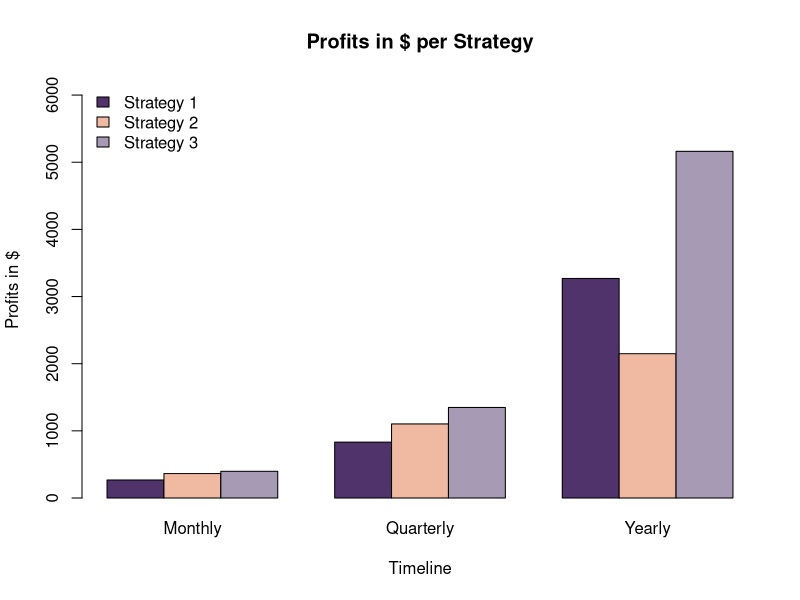
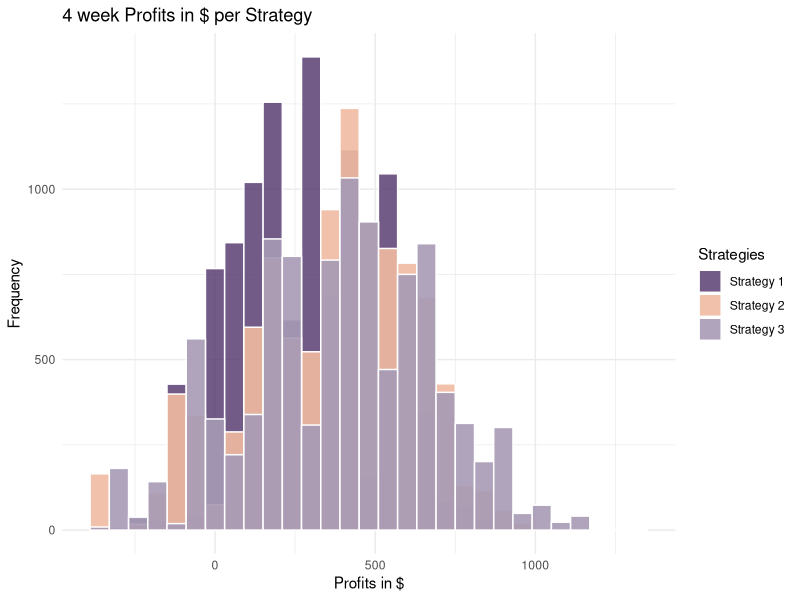
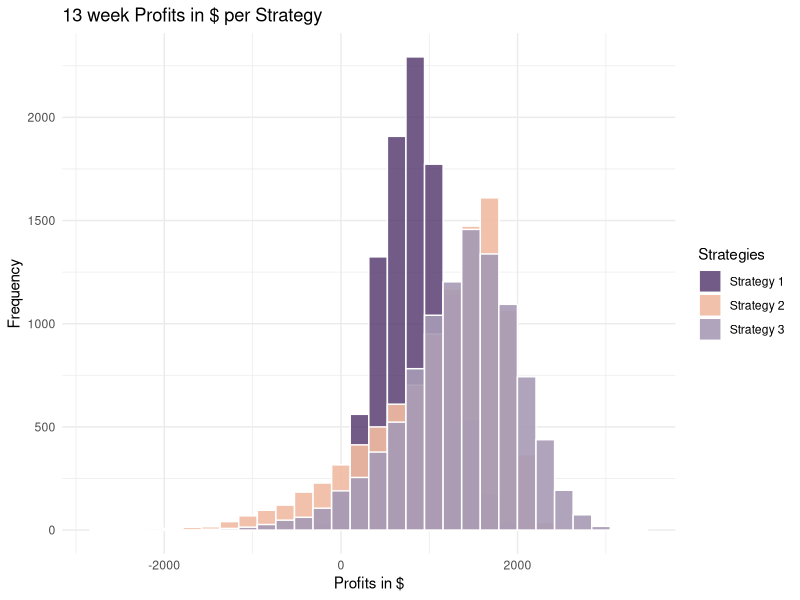
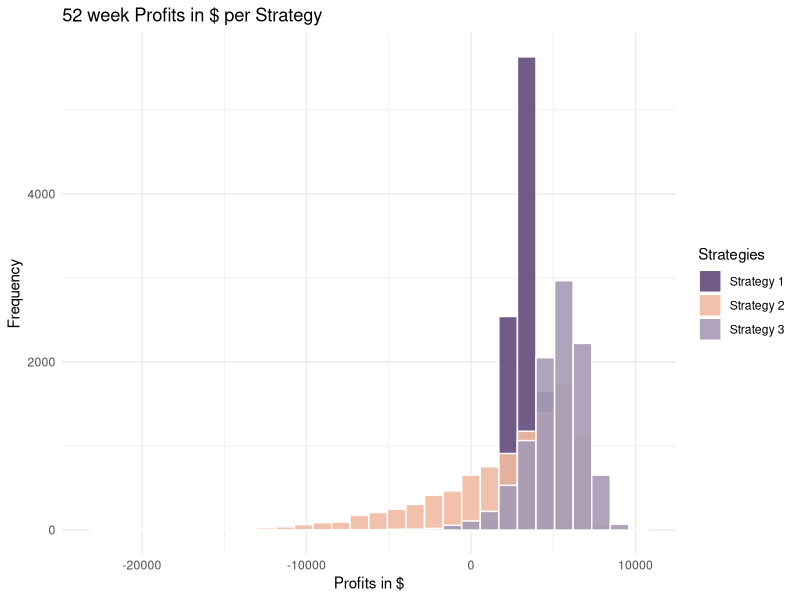
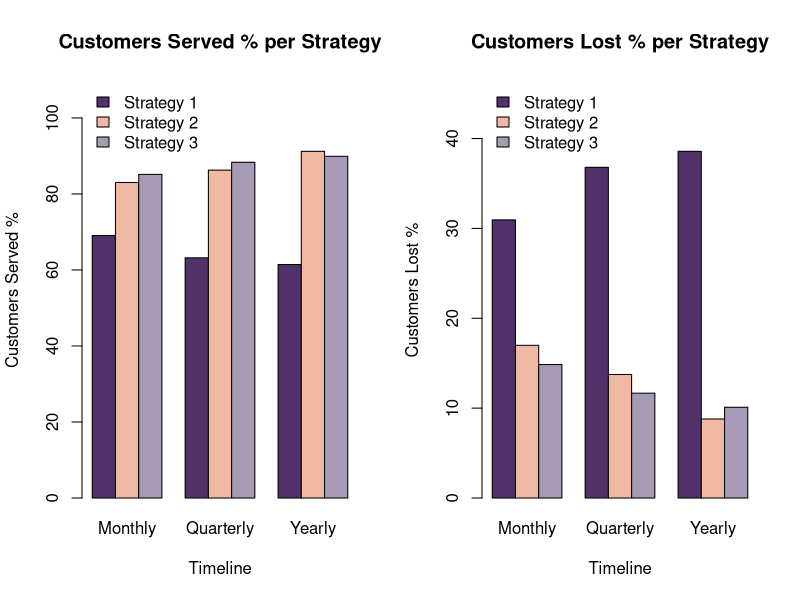
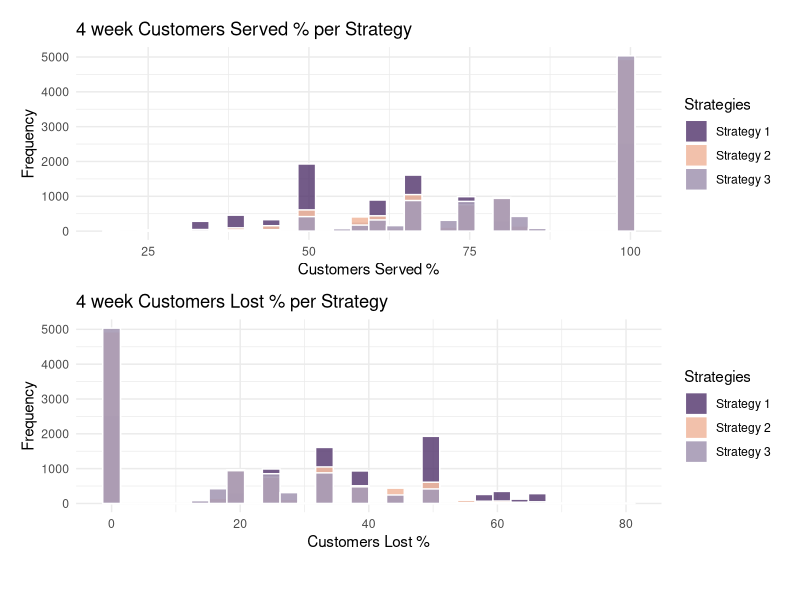
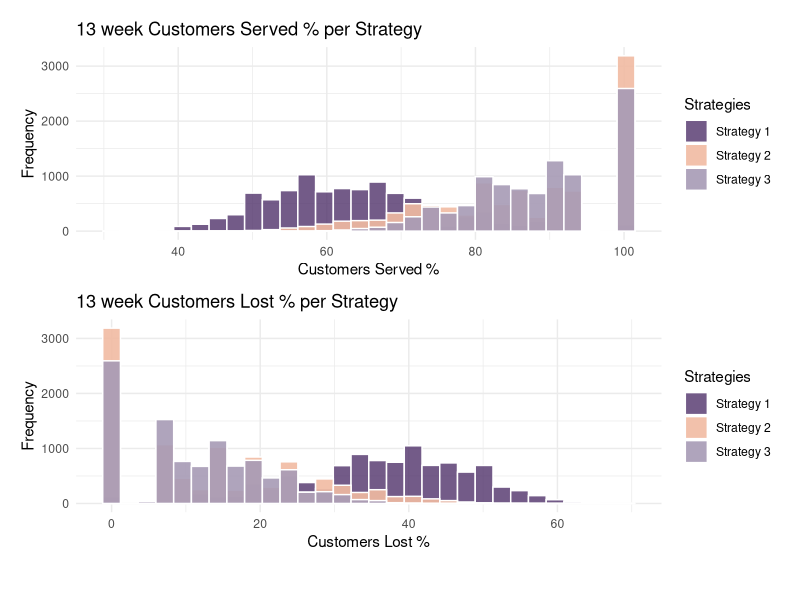
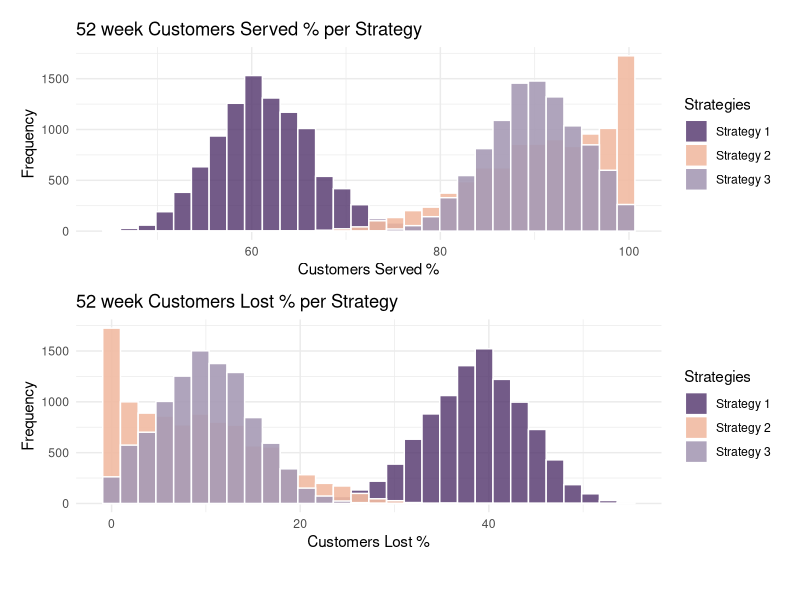

Reproduce these figures in R, in order.
## ---- chunk 1
knitr::opts_chunk$set(echo = TRUE)
## ---- chunk 2

my_function <- function(number_of_weekends,
                        order_when_out,
                        fixed_delivery) {
  trials <- 10000 #here we set number of trials
  #number_of_weekends <- This is the timeframe we want to check
  
  #order_when_out   : Flag used for orders in case we are out of stock
  #(If value is 1 then whenever our stock is 0 we make an order)
  
  #fixed_delivery: This parameter is used for deliveries that are on a fixed schedule.
  #If it's 0 the parameter is disabled
  
  lambda <- 1 / 7   #Lambda parameter for Poisson
  
  #To get our final result I implemented a for loop of 10.000 trials and gathered each trial data into vectors
  profit_trials <- c() #this vector saves profit values
  customers_trials <- c()
  lost_customers_trials <- c()
  storage_cost_trials <- c()
  overstock_trials <- c()
  scooters_sold_trials <- c()
  
  
  
  for (k in 1:trials) {
    #I used a for loop to run trials
    
    customers <- 0  #number of customers
    scooter <- 1    #number of scooters on stock
    scooter_sold <- 0   #number of scooters sold
    storage_cost <- 0   #summary of storage cost
    lost_customer <- 0   #customers that we lost due to lack of scooters
    
    orders <- 0 #this is a counting number used when we make an order and we want to check when it will be delivered
    order_underway_flag <- 0 #this flag is used in order to know if we have made an order already
    #(so we don't make extra orders daily when we are out of stock)
    profit_loss_function <- 0 #This is our PnL function which calculates our total profit
    delivery_day <- 0 #this is an index used in order to organize deliveries
    
    for (j in 1:number_of_weekends) {
      poisson_data <- rpois(7, lambda)
      poisson_array <- array(poisson_data)
      #print(poisson_array)
      
      for (i in 1:7) {
        delivery_day <- delivery_day + 1
        
        #the following if statement is used to add scooters to the inventory when our orders reach maturity(date of delivery)
        if (orders == delivery_day - 5 &
            order_when_out == 1 & order_underway_flag == 1) {
          scooter <- scooter + 1
          orders = 0
          order_underway_flag = 0
        }
        
        #This if statement is used to add scooters on inventory on a Fixed Delivery base
        if (fixed_delivery == 0) {
          #I used this if statement because in case fixed_delivery is disabled
          #and we get an exemption on the next statement *division with 0*
        } else if (delivery_day %% fixed_delivery == 0) {
          #finding mod of delivery day and fixed delivery number
          scooter = scooter + 1
        }
        
        #The following if statement is used to calculate sales and lost customers
        if (poisson_data[i] > 0) {
          customers <- customers + poisson_data[i]
          if (scooter >= poisson_data[i]) {
            scooter <- scooter - poisson_data[i]
            scooter_sold <- scooter_sold + poisson_data[i]
          } else if (scooter < poisson_data[i]) {
            dif <- abs(scooter - poisson_data[i])
            scooter_sold <- scooter_sold + scooter
            scooter <- 0
            lost_customer <- lost_customer + dif
          }
        }
        
        #following if statement is used to create orders when we are out of stock
        if (scooter == 0 &
            order_when_out == 1 & order_underway_flag == 0) {
          orders <- delivery_day
          order_underway_flag = 1
        }
        
        if (scooter > 0) {
          storage_cost <- storage_cost + scooter * 5
        }
      }
    }
    
    profit_loss_function <- scooter_sold * 200 - lost_customer * 100 - storage_cost
    #print(profit_loss_function)
    
    #gathering trial data
    profit_trials[k] <- profit_loss_function
    customers_trials[k] <- customers
    lost_customers_trials[k] <- lost_customer
    storage_cost_trials[k] <- storage_cost
    overstock_trials[k] <- scooter
    scooters_sold_trials[k] <- scooter_sold
    
  }
  
  df <- data.frame(
    profit_trials = profit_trials,
    customers_trials = customers_trials,
    lost_customers_trials = lost_customers_trials,
    storage_cost_trials = storage_cost_trials,
    overstock_trials = overstock_trials,
    scooters_sold_trials = scooters_sold_trials
  )
  
  return(df)
}

## ---- chunk 3

#Strategy 1 metrics
strategy1_monthly <- my_function(4, 1, 0) #4 weeks
strategy1_querterly <- my_function(13, 1, 0) #12 weeks
strategy1_yearly <- my_function(52, 1, 0) #52 weeks

#Strategy 2 metrics

strategy2_monthly <- my_function(4, 0, 7) #4 weeks
strategy2_querterly <- my_function(13, 0, 7) #12 weeks
strategy2_yearly <- my_function(52, 0, 7)  #52 weeks

#Strategy 3 metrics

strategy3_monthly_10 <- my_function(4, 1, 10) #4 weeks , fixed delivery every 10 days
strategy3_3month_10 <- my_function(13, 1, 10) #12 weeks, fixed delivery every 10 days
strategy3_yearly_10 <- my_function(52, 1, 10)  #52 weeks, fixed delivery every 10 days

#Testing other delivery schedules
#strategy3_Week1_12<-my_function(1,1,12) #1 week , fixed delivery every 12 days
#strategy3_monthly_12<-my_function(4,1,12) #4 weeks , fixed delivery every 12 days
#strategy3_3month_12<-my_function(13,1,12) #12 weeks, fixed delivery every 12 days
#strategy3_yearly_12<-my_function(52,1,12)  #52 weeks, fixed delivery every 12 days

#strategy3_Week1_15<-my_function(1,1,15) #1 week , fixed delivery every 15 days
#strategy3_monthly_15<-my_function(4,1,15) #4 weeks , fixed delivery every 15 days
#strategy3_3month_15<-my_function(13,1,15) #12 weeks, fixed delivery every 15 days
#strategy3_yearly_15<-my_function(52,1,15)  #52 weeks, fixed delivery every 15 days
## ---- chunk 4
# This function to select vectors based on weeks and metric
get_vectors <- function(weeks, metric) {
  if (metric == 1) {
    if (weeks == 4) {
      return(list(strategy1_monthly[1], strategy2_monthly[1], strategy3_monthly_10[1]))
    } else if (weeks == 13) {
      return(list(strategy1_querterly[1], strategy2_querterly[1], strategy3_3month_10[1]))
    } else if (weeks == 52) {
      return(list(strategy1_yearly[1], strategy2_yearly[1], strategy3_yearly_10[1]))
    }
  } else if (metric == 2) {
    if (weeks == 4) {
      return(list(strategy1_monthly[3]/strategy1_monthly[2]*100, strategy2_monthly[3]/strategy2_monthly[2]*100, strategy3_monthly_10[3]/strategy3_monthly_10[2]*100))
    } else if (weeks == 13) {
      
      return(list(strategy1_querterly[3]/strategy1_querterly[2]*100, strategy2_querterly[3]/strategy2_querterly[2]*100, strategy3_3month_10[3]/strategy3_3month_10[2]*100))
    } else if (weeks == 52) {
      return(list(strategy1_yearly[3]/strategy1_yearly[2]*100, strategy2_yearly[3]/strategy2_yearly[2]*100, strategy3_yearly_10[3]/strategy3_yearly_10[2]*100))
    }
  } else if (metric == 3) {
    if (weeks == 4) {
      return(list(strategy1_monthly[6]/strategy1_monthly[2]*100, strategy2_monthly[6]/strategy2_monthly[2]*100, strategy3_monthly_10[6]/strategy3_monthly_10[2]*100))
    } else if (weeks == 13) {
      return(list(strategy1_querterly[6]/strategy1_querterly[2]*100, strategy2_querterly[6]/strategy2_querterly[2]*100, strategy3_3month_10[6]/strategy3_3month_10[2]*100))
    } else if (weeks == 52) {
      return(list(strategy1_yearly[6]/strategy1_yearly[2]*100, strategy2_yearly[6]/strategy2_yearly[2]*100, strategy3_yearly_10[6]/strategy3_yearly_10[2]*100))
    }
  } else if (metric == 4) {
    if (weeks == 4) {
      return(list(strategy1_monthly[5], strategy2_monthly[5], strategy3_monthly_10[5]))
    } else if (weeks == 13) {
      return(list(strategy1_querterly[5], strategy2_querterly[5], strategy3_3month_10[5]))
    } else if (weeks == 52) {
      return(list(strategy1_yearly[5], strategy2_yearly[5], strategy3_yearly_10[5]))
    }
  }
}

## ---- chunk 5
# Helper function to plot histograms
# Load the required library
library(ggplot2)

# Function to plot histograms using ggplot with vectors
plot_histograms_ggplot <- function(s1_vector, s2_vector, s3_vector, weeks, metric_name) {
  
  s1_vector <- as.numeric(s1_vector[!is.na(s1_vector)])
  s2_vector <- as.numeric(s2_vector[!is.na(s2_vector)])
  s3_vector <- as.numeric(s3_vector[!is.na(s3_vector)])
  
  p <- ggplot() +
    
    geom_histogram(aes(x = s1_vector, fill = "Strategy 1"), 
                   alpha = 0.8, bins = 30, color = "white", 
                   position = "identity") +
    
    geom_histogram(aes(x = s2_vector, fill = "Strategy 2"), 
                   alpha = 0.9, bins = 30, color = "white", 
                   position = "identity") +
    
    geom_histogram(aes(x = s3_vector, fill = "Strategy 3"), 
                   alpha = 0.9, bins = 30, color = "white", 
                   position = "identity") +
    
    labs(title = paste(weeks, "week", metric_name, "per Strategy"),
         x = metric_name, y = "Frequency",fill = "Strategies") +
    
    scale_fill_manual(values = c("Strategy 1" = "#50336b", 
                                 "Strategy 2" = "#f0baa2", 
                                 "Strategy 3" = "#a69ab5")) +
    
    theme_minimal()
  
  # Print the plot
  return(p)
}
## ---- chunk 6

# Main visualize function
visualize <- function(weeks, metric) {
  # Assuming get_vectors() is a function that retrieves the necessary data
  vectors <- get_vectors(weeks, metric)
  
  #Switch gives us a different name for each input
  if(metric==1){
    metric_name="Profits in $"
  }else if(metric==2){
    metric_name="Customers Lost %"
  }else if(metric==3){
    metric_name="Customers Served %"
  }else if(metric==4){
    metric_name="Overstock"
  } 
 
  # Call the plot function with the retrieved vectors
  plot_histograms_ggplot(vectors[[1]], vectors[[2]], vectors[[3]], weeks, metric_name)
}

## ---- chunk 7


# Create a bar plots for each value
barplots <- function(metric) {
  # Get the vectors and calculate the mean for each strategy for monthly, quarterly, and yearly time periods
  month_baseline <- c(mean(unlist(get_vectors(4, metric)[[1]]), na.rm = TRUE), #null values removed
                      mean(unlist(get_vectors(4, metric)[[2]]), na.rm = TRUE),
                      mean(unlist(get_vectors(4, metric)[[3]]), na.rm = TRUE))
  
  quarter_baseline <- c(mean(unlist(get_vectors(13, metric)[[1]]), na.rm = TRUE),
                        mean(unlist(get_vectors(13, metric)[[2]]), na.rm = TRUE),
                        mean(unlist(get_vectors(13, metric)[[3]]), na.rm = TRUE))
  
  yearly_baseline <- c(mean(unlist(get_vectors(52, metric)[[1]]), na.rm = TRUE),
                       mean(unlist(get_vectors(52, metric)[[2]]), na.rm = TRUE),
                       mean(unlist(get_vectors(52, metric)[[3]]), na.rm = TRUE))
  
  # Set the metric name based on the provided metric
  if (metric == 1) {
    metric_name <- "Profits in $"
  } else if (metric == 2) {
    metric_name <- "Customers Lost %"
  } else if (metric == 3) {
    metric_name <- "Customers Served %"
  } else if (metric == 4) {
    metric_name <- "Overstock"
  }
  
  # Create separate data for each strategy
  strategy1 <- c(month_baseline[1], quarter_baseline[1], yearly_baseline[1])
  strategy2 <- c(month_baseline[2], quarter_baseline[2], yearly_baseline[2])
  strategy3 <- c(month_baseline[3], quarter_baseline[3], yearly_baseline[3])
  
  # Combine the data for strategies into a matrix
  strategies <- rbind(strategy1, strategy2, strategy3)
  
  # Define colors for each strategy
  color1 <- rgb(80, 51, 107, maxColorValue = 255)  # #50336b
  color2 <- rgb(240, 186, 162, maxColorValue = 255)  # #7b6690
  color3 <- rgb(166, 154, 181, maxColorValue = 255)  # #a69ab5
  
  # Define time periods as x-axis labels
  groups <- c("Monthly", "Quarterly", "Yearly")
  
  # Create the grouped bar plot
  barplot(
    strategies,
    beside = TRUE,             # Creates bars side by side
    names.arg = groups,        # Group labels (time periods)
    col = c(color1, color2, color3),
    main = paste(metric_name, "per Strategy"),
    xlab = "Timeline",
    ylab = metric_name,
    ylim = c(0, max(strategies) * 1.2)
  )
  
  # Add a legend to the plot
  legend(
    "topleft",
    legend = c("Strategy 1", "Strategy 2", "Strategy 3"),
    fill = c(color1, color2, color3),
    bty = "n"           # No box around the legend
  )
}
## ---- chunk 8
barplots(1)
visualize(4, 1)
visualize(13, 1)
visualize(52, 1)
## ---- chunk 9
library(patchwork)

#I use Align plots because fraction served and fraction lost are supplementary data(they do not require distinct analysis because one is inverse of the other.)
layout(matrix(c(1, 2), 1, 2, byrow = TRUE), widths = c(1, 1))
barplots(3)
barplots(2)

aligned_plots <-function(weeks){ 
  combined_plot=visualize(weeks, 3) / visualize(weeks, 2) + 
  plot_layout(heights = c(2, 2)) +  # Equal heights for both plots
  plot_annotation(theme = theme(plot.margin = margin(10, 10, 30, 10)))
  
  return(combined_plot)
  }


aligned_plots(4) #print histogram for 4 weeks
aligned_plots(13)#print histogram for 13 weeks
aligned_plots(52)#print histogram for 52 weeks

## ---- chunk 10

barplots(4)

visualize(4, 4)
visualize(13, 4)
visualize(52, 4)
